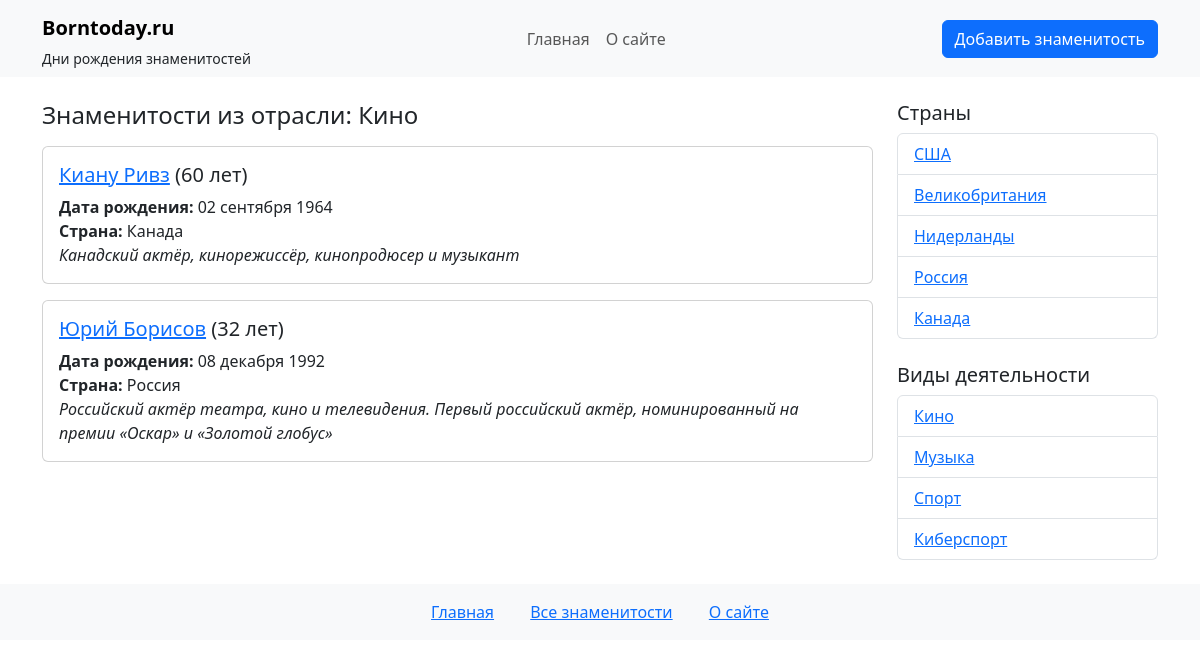
Page /industry/kino/ on the committed database.
### star/models.py (models this page shows, shortened)
class Category(models.Model):
    title = models.CharField(max_length=100)  # Название категории
    slug = models.SlugField(max_length=255, blank=True, db_index=True, verbose_name="URL")
    class Meta:
        verbose_name = 'Категория'
        verbose_name_plural = 'Категории'

class Star(models.Model):
    name = models.CharField(max_length=100, verbose_name="Имя")
    slug = models.SlugField(max_length=255, unique=True, db_index=True, verbose_name="URL")
    country = models.ForeignKey(Country, on_delete=models.CASCADE, related_name='stars', verbose_name="Страна")
    categories = models.ManyToManyField(Category, related_name='stars', verbose_name="Категории")
    birth_date = models.DateField(verbose_name="Дата рождения")
    content = models.TextField(verbose_name="Описание")
    photo = models.ImageField(upload_to='photos/%Y/%m/%d/', blank=True, null=True, verbose_name="Фотография")
    is_published = models.BooleanField(default=True, verbose_name="Опубликовано")
    time_create = models.DateTimeField(auto_now_add=True, verbose_name="Время создания")
    time_update = models.DateTimeField(auto_now=True, verbose_name="Время изменения")
    def get_age(self):
        today = date.today()
        age = today.year - self.birth_date.year
        if (today.month, today.day) < (self.birth_date.month, self.birth_date.day):
            age -= 1
        return age
    class Meta:
        verbose_name = 'Знаменитость'
        verbose_name_plural = 'Знаменитости'
        ordering = ['-time_create']  # Сортировка по убыванию времени создания
        indexes = [
            models.Index(fields=['-time_create']),  # Индекс для повышения производительности
        ]

class Country(models.Model):
   name = models.CharField(max_length=100)  # Название страны
   slug = models.SlugField(max_length=255, blank=True, unique=False, db_index=True, verbose_name="URL")
   class Meta:
       verbose_name = 'Страна'
       verbose_name_plural = 'Страны'

### star/views.py (the view)
# urls.py: path('industry/<slug:slug>/', views.stars_by_category, name='stars_by_category'),
def stars_by_category(request, slug):
    category = get_object_or_404(Category, slug=slug)
    filtered_stars = Star.objects.filter(categories=category, is_published=True)
    countries = Country.objects.all()
    categories = Category.objects.all()
    context = {
        'stars': filtered_stars,
        'category_name': category.title,
        'star_countries': countries,
        'star_categories': categories,
        'title_template': 'Знаменитости из отрасли',
    }
    return render(request, 'star/industry.html', context)

### star/templates/star/industry.html (shortened to what this page needs)
{% extends 'star/base.html' %}
{% block content %}
<h4 class="mb-3">{{ title_template }}: {{ category_name }}</h4>
{% if stars %}
  {% for star in stars %}
    <div class="card mb-3">
      <div class="card-body">
        <h5 class="card-title">
          <a href="{% url 'star_detail' star.slug %}">{{ star.name }}</a> ({{ star.get_age }} лет)
        </h5>
        <p class="card-text">
          <strong>Дата рождения:</strong> {{ star.birth_date|date:"d E Y" }}<br>
          <strong>Страна:</strong> {{ star.country.name }}<br>
          <em>{{ star.content }}</em>
        </p>
      </div>
    </div>
  {% endfor %}
{% else %}
  <p>Нет знаменитостей в этой категории.</p>
{% endif %}
{% endblock %}

### star/templates/star/sidebar.html
<div class="col-md-3">
 <h5>Страны</h5>
 <ul class="list-group mb-4">
   {% for country in star_countries %}
   <li class="list-group-item">
     <a href="{% url 'stars_by_country' country.slug %}">{{country.name}}</a>
   </li>
   {% endfor %}
 </ul>
 <h5>Виды деятельности</h5>
 <ul class="list-group">
   {% for cat in star_categories %}
   <li class="list-group-item">
     <a href="{% url 'stars_by_category' cat.slug %}">{{ cat.title }}</a>
   </li>
   {% endfor %}
 </ul>
</div>

### rows in the picture
Category: title "Кино"
Star: name "Киану Ривз", get_age "60", birth_date "02 сентября 1964", country.name "Канада", content "Канадский актёр, кинорежиссёр, кинопродюсер и музыкант"
Star: name "Юрий Борисов", get_age "32", birth_date "08 декабря 1992", country.name "Россия", content "Российский актёр театра, кино и телевидения. Первый российский актёр, номинированный на премии «Оскар» и «Золотой глобус»"
Country: name "США"
Country: name "Великобритания"
Country: name "Нидерланды"
Country: name "Россия"
Country: name "Канада"
Category: title "Музыка"
Category: title "Спорт"
Category: title "Киберспорт"

### other values in the picture
{{ title_template }} "Знаменитости из отрасли"
